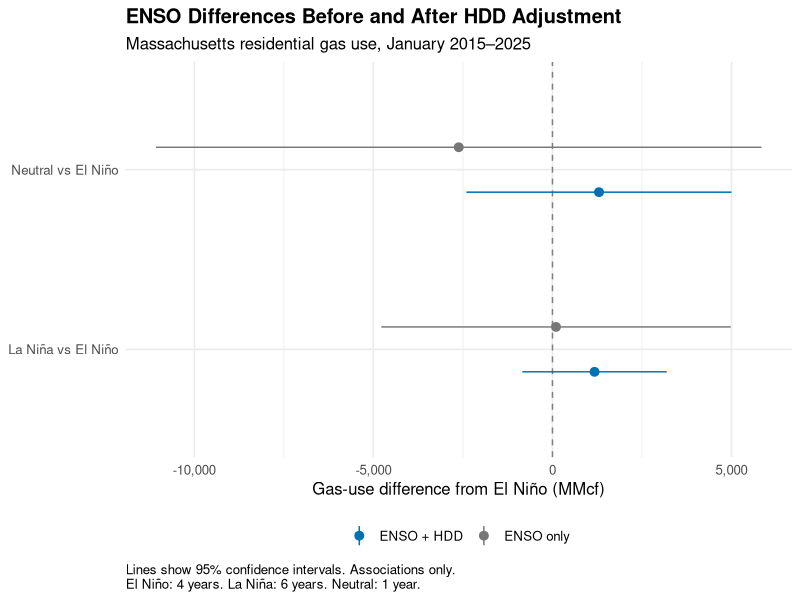
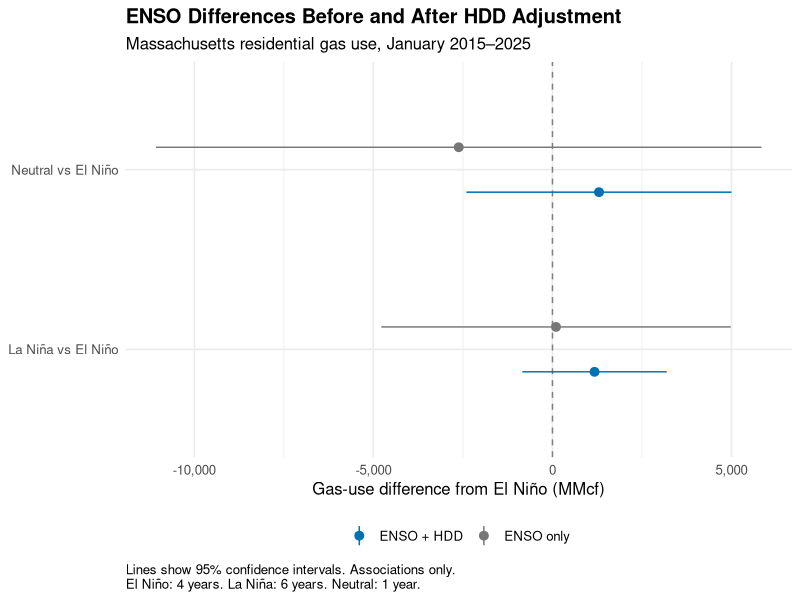

R code for these plots, in order:
library(readr)
library(dplyr)
library(ggplot2)

# Read the regression results
results <- read_csv(
  "data/ENSO_Model_Results.csv",
  show_col_types = FALSE
)

# Keep ENSO comparisons. El Niño is the reference group.
effects <- results %>%
  filter(Term %in% c("ENSOLa Niña", "ENSONeutral")) %>%
  mutate(
    Comparison = if_else(
      Term == "ENSOLa Niña",
      "La Niña vs El Niño",
      "Neutral vs El Niño"
    ),
    Model = if_else(
      Model == "Model 1: Gas ~ ENSO",
      "ENSO only",
      "ENSO + HDD"
    )
  )

# Points show estimates. Lines show 95% confidence intervals.
p5 <- ggplot(
  effects,
  aes(x = Comparison, y = Estimate, color = Model)
) +
  geom_hline(
    yintercept = 0,
    linetype = "dashed",
    color = "gray50"
  ) +
  geom_pointrange(
    aes(ymin = CI95_Lower, ymax = CI95_Upper),
    position = position_dodge(width = 0.5)
  ) +
  coord_flip() +
  scale_color_manual(
    values = c("ENSO only" = "#777777",
               "ENSO + HDD" = "#0072B2")
  ) +
  scale_y_continuous(labels = scales::label_comma()) +
  labs(
    title = "ENSO Differences Before and After HDD Adjustment",
    subtitle = "Massachusetts residential gas use, January 2015–2025",
    x = NULL,
    y = "Gas-use difference from El Niño (MMcf)",
    color = NULL,
    caption = paste(
      "Lines show 95% confidence intervals. Associations only.",
      "El Niño: 4 years. La Niña: 6 years. Neutral: 1 year.",
      sep = "\n"
    )
  ) +
  theme_minimal(base_size = 12) +
  theme(
    legend.position = "bottom",
    plot.title = element_text(face = "bold"),
    plot.caption = element_text(hjust = 0)
  )

print(p5)

# Save the chart
dir.create("images", showWarnings = FALSE)

ggsave(
  "images/05_enso_model_comparison.png",
  p5,
  width = 10,
  height = 6,
  dpi = 300,
  bg = "white"
)
